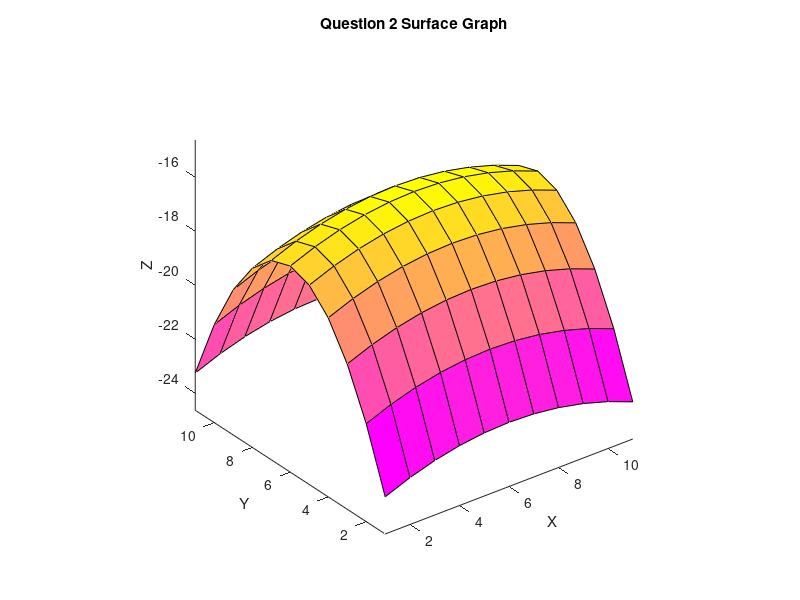

Reproduce this figure in MATLAB.
%Julia Piascik
%ENGR 200 - Computational Methods 
%Lab 5

% part a - Drawing a curve using surf function

[x,y] = meshgrid(-5:5,-5:5);
z = -(x./5).^2 - (y./2).^2-16;

surf(z)
xlabel('X');
ylabel('Y');
zlabel('Z');
title('Question 2 Surface Graph');
grid off, axis equal
colormap(spring)
